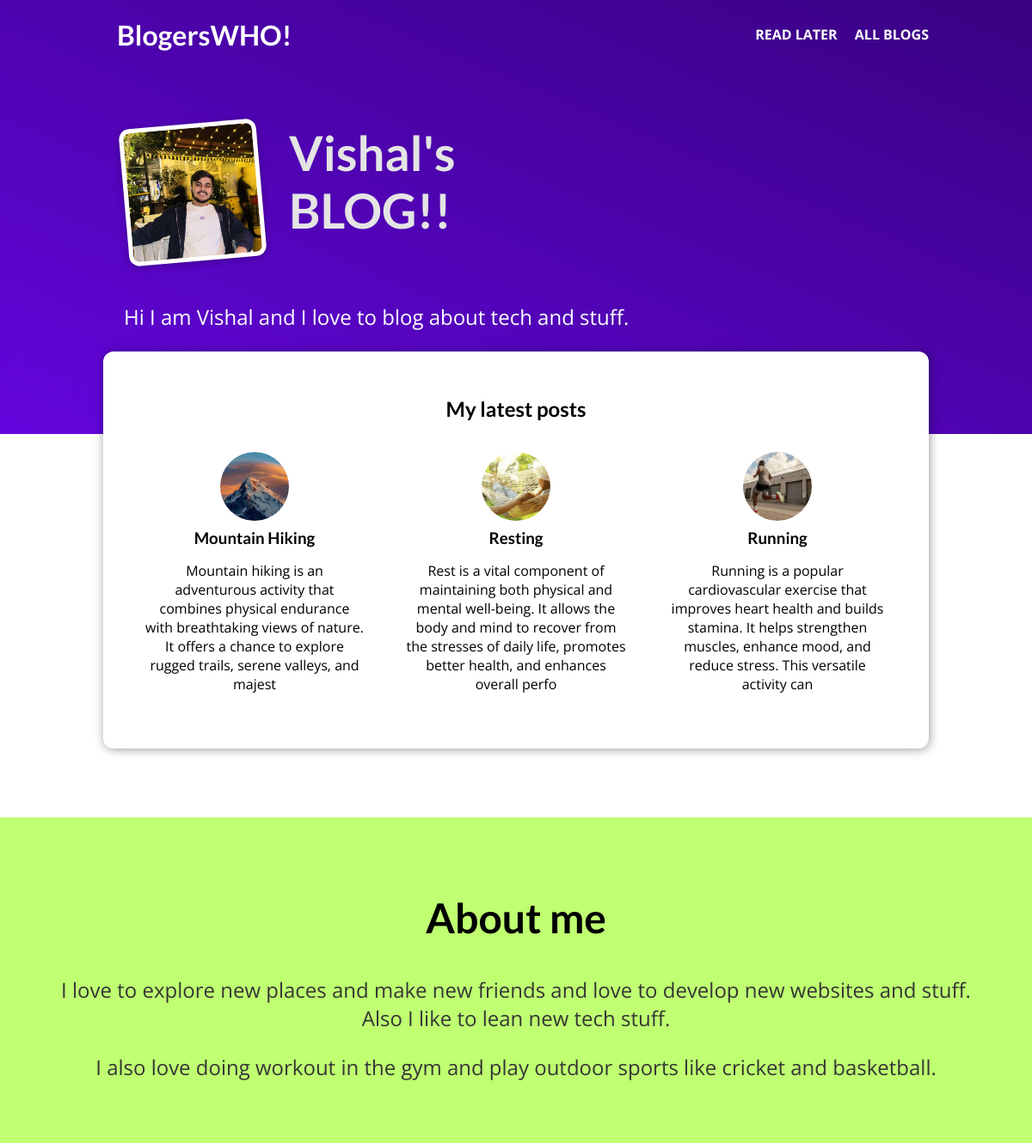
Before: / with the older database file.
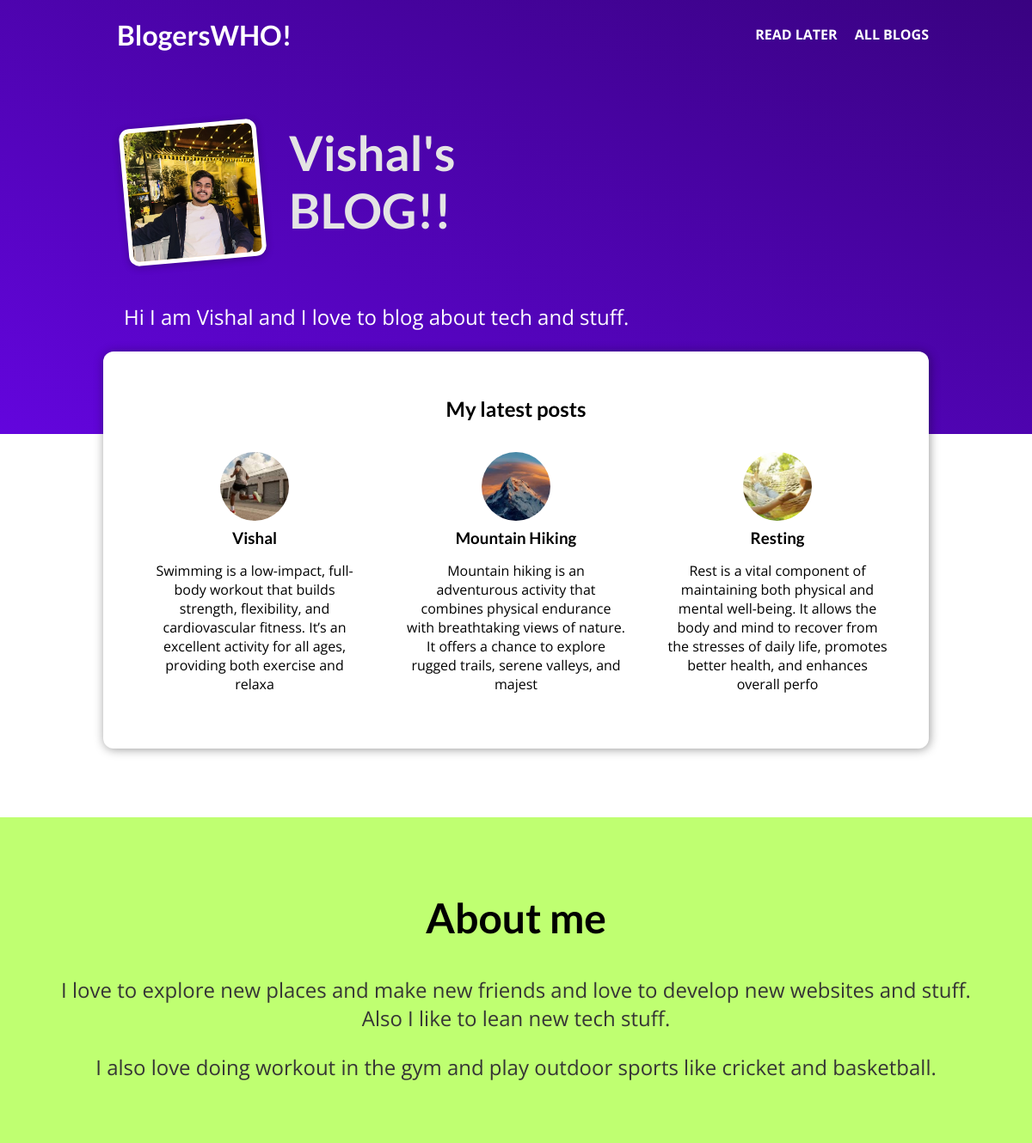
After: the same page with the newer database file.
### blog/models.py (models this page shows, shortened)
class Posts(models.Model):
    title = models.CharField(max_length=30)
    excerpt = models.CharField(max_length=200)
    img_name = models.ImageField(upload_to="posts", null=True)
    date = models.DateField(auto_now=True)
    slug = models.SlugField(unique=True, db_index=True)
    content = models.TextField(validators=[MinLengthValidator(50)])
    author = models.ForeignKey(Author, on_delete=models.SET_NULL, null=True, related_name="posts")
    tags = models.ManyToManyField(Tag)
    class Meta:
        verbose_name_plural = 'Post Details'

### blog/views.py (the view)
# urls.py: path("",views.StartingPageView.as_view(), name="starting-page"),
class StartingPageView(ListView):
    template_name = "blog/index.html"
    model = Posts
    ordering = ["-date", "title"]
    context_object_name = "posts"
    def get_queryset(self):
        queryset = super().get_queryset()
        data = queryset[:3]
        return data

### blog/templates/blog/index.html (shortened to what this page needs)
{% extends "base.html" %}
{% load static %}
{% block css_files %}
    <link rel="stylesheet" href="{% static "blog/post.css" %}">
    <link rel="stylesheet" href="{% static "blog/index.css" %}">
{% endblock %}
{% block content %}
    <section id="welcome">
        <header>
            <img src="{% static "blog/images/me1.jpg" %}" alt="Vishal - The author of this fantastic Blog.">
            <h2>Vishal's BLOG!!</h2>
        </header>
        <p>Hi I am Vishal and I love to blog about tech and stuff.</p>
    </section>
    <section id="latest-posts">
        <h2> My latest posts </h2>
        <ul>
        {% for post in posts  %}
            {% include "blog/includes/post.html" %}
        {% endfor %}
        </ul>
    </section>
    <section id="about">
        <h2> About me </h2>
        <p> I love to explore new places and make new friends and love to develop
            new websites and stuff. Also I like to lean new tech stuff.
        </p>
        <p> I also love doing workout in the gym and play outdoor sports like cricket
            and basketball.
        </p>
    </section>
{% endblock  %}

### blog/templates/blog/includes/post.html
{% load static %}
<li>
    <article class="post">
        <a href="{% url "posts-details-page" post.slug %}">
            <img src="{{ post.img_name.url }}" alt="{{ post.title }}">
            <div class="post__content">
                <h3> {{post.title}} </h3>
                <p>{{post.excerpt}}
                </p>
            </div>
        </a>
    </article>
</li>

Changed rows visible on the page:
no longer on this page (row unchanged): Posts: img_name (picture), title "Running", excerpt "Running is a popular cardiovascular exercise that improves heart health and builds stamina. It helps strengthen muscles, enhance mood, and reduce stress. This versatile activity can"
added Posts: img_name (picture), title "Vishal", excerpt "Swimming is a low-impact, full-body workout that builds strength, flexibility, and cardiovascular fitness. It’s an excellent activity for all ages, providing both exercise and relaxa"
